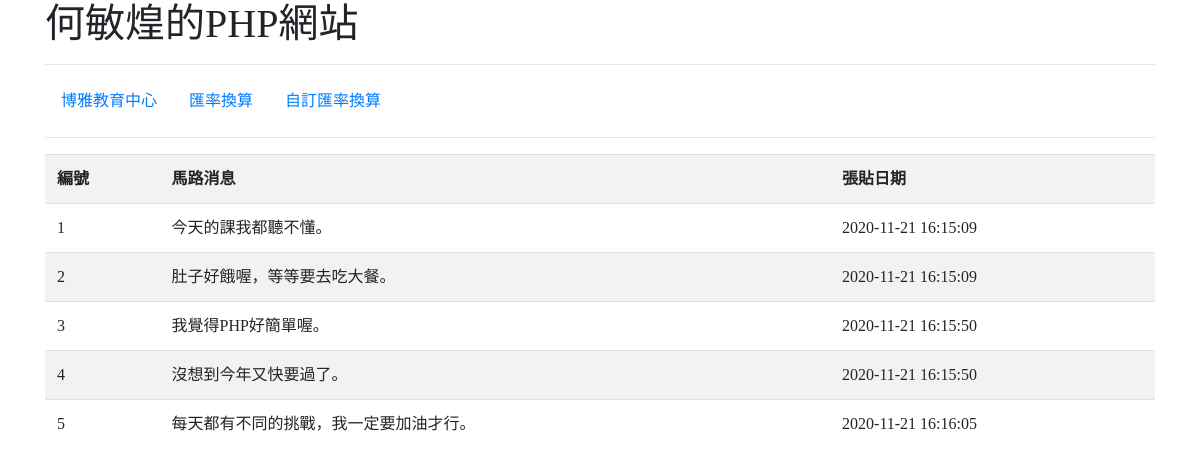
The page / on the database its author committed.
### tables this page shows
CREATE TABLE `news` (
  `id` int(11) NOT NULL,
  `title` varchar(200) NOT NULL,
  `pub_date` datetime NOT NULL DEFAULT CURRENT_TIMESTAMP
);

### index.php (the view, shortened to what this page needs)
<?php
$servername = "localhost";
$username = "root";
$password = "12345678";
$dbname = "nkustdb";
$conn = new mysqli($servername, $username, $password, $dbname);
?>
<!doctype html>
<html>
  <head>
    <link rel="stylesheet" href="https://cdn.jsdelivr.net/npm/bootstrap@4.5.3/dist/css/bootstrap.min.css">
  </head>
  <body>
    <div class="container">
    <h1>何敏煌的PHP網站</h1>
    <hr>
    <ul class="nav">
      <li class="nav-item">
        <a class="nav-link active" href="http://cla.nkust.edu.tw">博雅教育中心</a>
      </li>
      <li class="nav-item">
        <a class="nav-link" href="exchange.php">匯率換算</a>
      </li>
      <li class="nav-item">
        <a class="nav-link" href="exchange2.php">自訂匯率換算</a>
      </li>
    </ul>
    <hr>
    <?php
        $sql = "SELECT * FROM news";
        $result = $conn->query($sql);
        if ($result->num_rows > 0) {
          echo "<table class='table table-striped'>";
          echo "<tr><th>編號</th><th>馬路消息</th><th>張貼日期</th></tr>";
          while($row = $result->fetch_assoc()) {
            echo "<tr>";
            echo "<td>" . $row["id"]. "</td>" .
                 "<td>" . $row["title"]. "</td>" .
                 "<td>" . $row["pub_date"]. "</td>";
            echo "</tr>";
          }
          echo "</table>";
        } else {
          echo "0 results";
        }
    ?>
    </div>
  </body>
</html>

### index.php (style rules this page uses)
body { font-family: 微軟正黑體; }

### rows shown on the page
news: id "1", title "今天的課我都聽不懂。", pub_date "2020-11-21 16:15:09"
news: id "2", title "肚子好餓喔，等等要去吃大餐。", pub_date "2020-11-21 16:15:09"
news: id "3", title "我覺得PHP好簡單喔。", pub_date "2020-11-21 16:15:50"
news: id "4", title "沒想到今年又快要過了。", pub_date "2020-11-21 16:15:50"
news: id "5", title "每天都有不同的挑戰，我一定要加油才行。", pub_date "2020-11-21 16:16:05"
